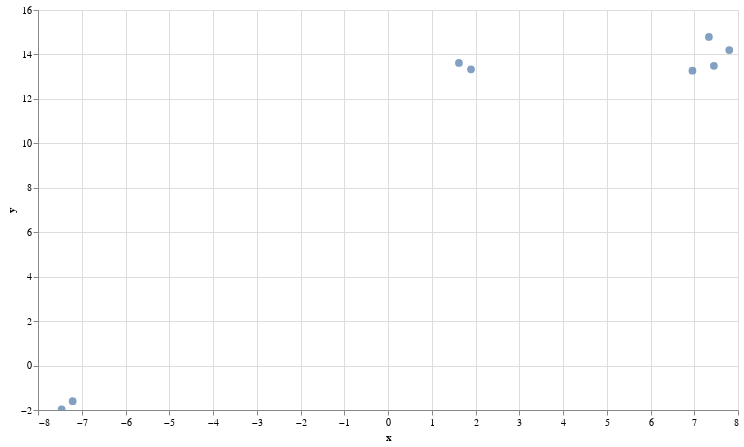

The cell this chart's notebook holds for it:
### Code cell
chart.interactive()

### Figure 1 — Vega-Lite specification as saved in the notebook (floating-point values rounded to 4 significant figures)
{"config": {"view": {"continuousWidth": 300, "continuousHeight": 300}}, "data": {"name": "data-75b822a84132c7c39535f3003db91d40"}, "mark": {"type": "circle", "size": 60}, "encoding": {"tooltip": [{"field": "text", "type": "nominal"}], "x": {"field": "x", "scale": {"zero": false}, "type": "quantitative"}, "y": {"field": "y", "scale": {"zero": false}, "type": "quantitative"}}, "height": 400, "params": [{"name": "param_3", "select": {"type": "interval", "encodings": ["x", "y"]}, "bind": "scales"}], "width": 700, "$schema": "https://vega.github.io/schema/vega-lite/v5.8.0.json", "datasets": {"data-75b822a84132c7c39535f3003db91d40": [{"text": "Where should we study?", "x": 7.449, "y": 13.49}, {"text": "We can study in the park near Cafe", "x": 6.958, "y": 13.27}, {"text": "What color is the sky?", "x": 1.621, "y": 13.62}, {"text": "I like the colour blue", "x": 1.897, "y": 13.33}, {"text": "Where do you stay?", "x": 7.801, "y": 14.2}, {"text": "Monkeys live on trees", "x": 7.335, "y": 14.79}, {"text": "Are you a doctor?", "x": -7.208, "y": -1.601}, {"text": "I am a doctor", "x": -7.459, "y": -1.97}]}}
